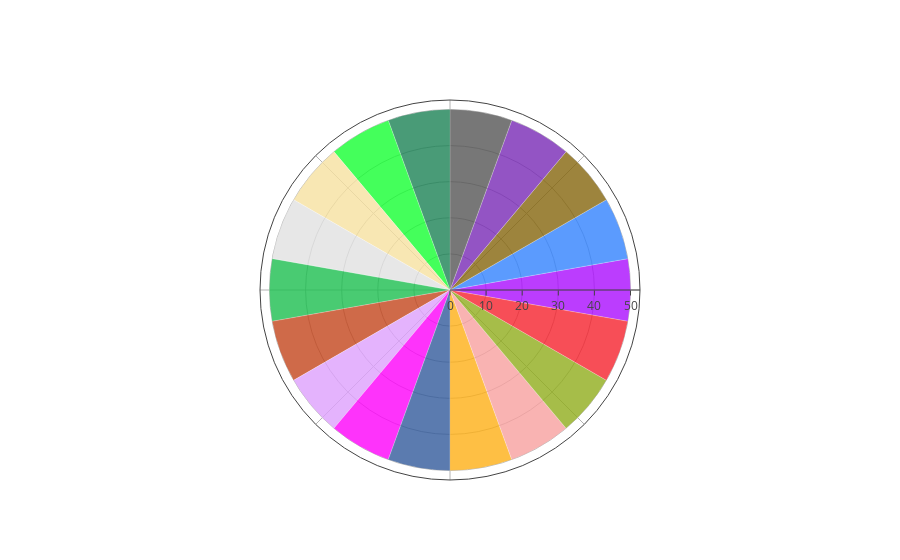

The notebook cell this image was saved under:
### Code cell
fig = go.Figure(go.Barpolar(
    r=df_t['r'],
    theta=df_t['theta'],
    width=df_t['width'],
    marker_color=px.colors.qualitative.Alphabet,
    # marker_color=["#E4FF87", '#709BFF', '#709BFF', '#FFAA70', '#FFAA70', '#FFDF70', '#B6FFB4'],
    marker_line_color='white',
    marker_line_width=0.2,
    opacity=0.8
))

fig.update_layout(
    template=None,
    polar = dict(
        # radialaxis = dict(range=[0, 5], showticklabels=False, ticks=''),
        angularaxis = dict(showticklabels=False, ticks='')
    )
)

fig.show()

### Figure 1 — Plotly figure (JSON) as saved in the notebook; plotly's stock layout.template omitted (floating-point values rounded to 4 significant figures)
{"data": [{"marker": {"color": ["#AA0DFE", "#3283FE", "#85660D", "#782AB6", "#565656", "#1C8356", "#16FF32", "#F7E1A0", "#E2E2E2", "#1CBE4F", "#C4451C", "#DEA0FD", "#FE00FA", "#325A9B", "#FEAF16", "#F8A19F", "#90AD1C", "#F6222E", "#1CFFCE", "#2ED9FF", "#B10DA1", "#C075A6", "#FC1CBF", "#B00068", "#FBE426", "#FA0087"], "line": {"color": "white", "width": 0.2}}, "opacity": 0.8, "r": [50, 50, 50, 50, 50, 50, 50, 50, 50, 50, 50, 50, 50, 50, 50, 50, 50, 50], "theta": [0, 20, 40, 60, 80, 100, 120, 140, 160, 180, 200, 220, 240, 260, 280, 300, 320, 340], "type": "barpolar", "width": [20, 20, 20, 20, 20, 20, 20, 20, 20, 20, 20, 20, 20, 20, 20, 20, 20, 20]}], "layout": {"polar": {"angularaxis": {"showticklabels": false, "ticks": ""}}}}
